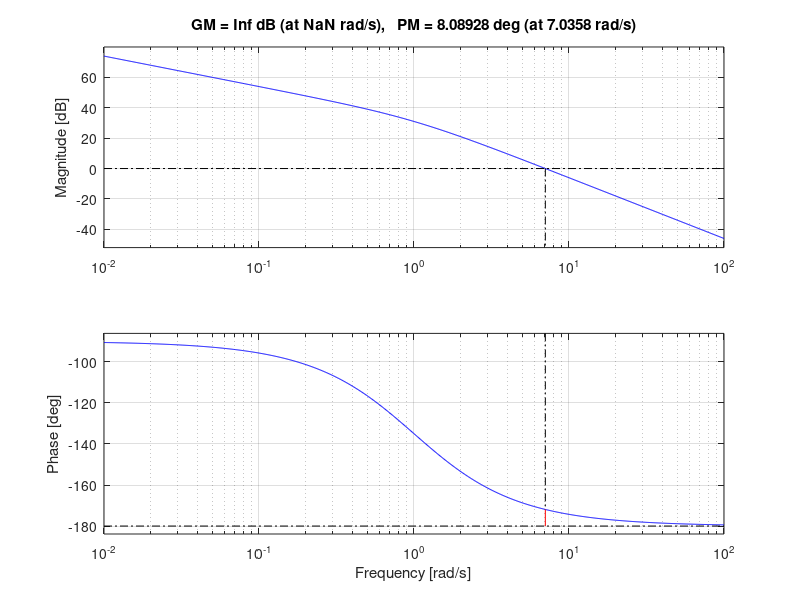
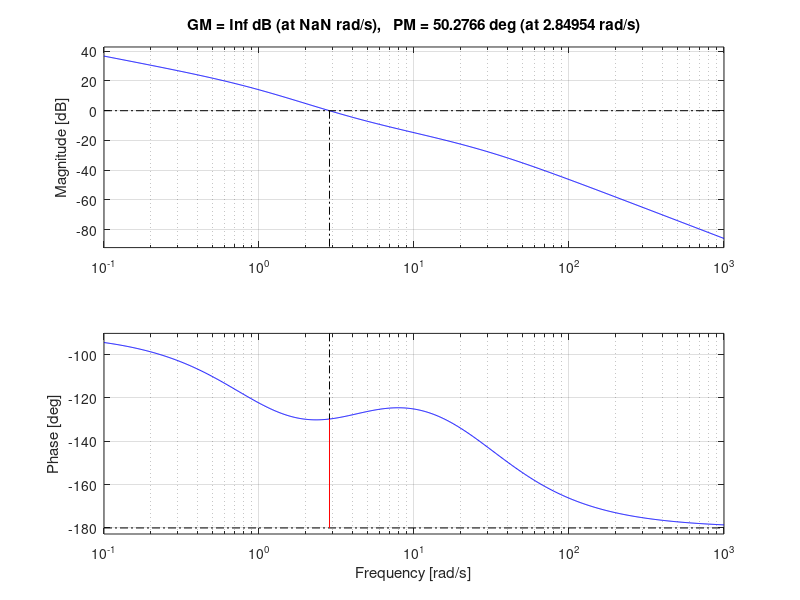
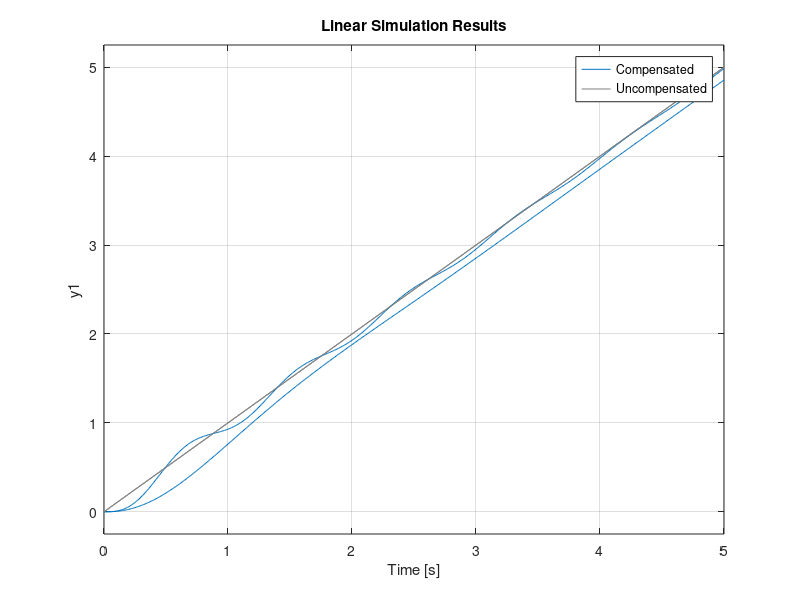
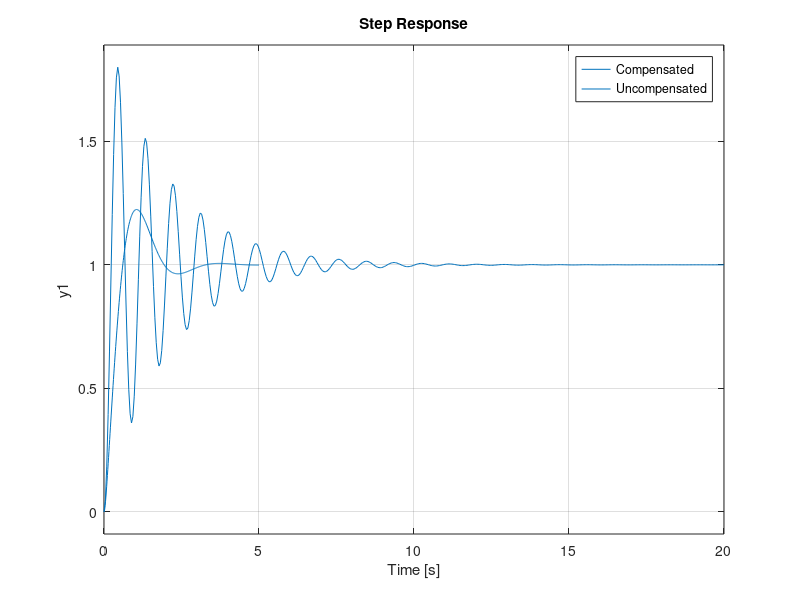

The MATLAB script that drew these images, in order:
clear; clc; close all;
gs=tf([50],[1 1 0])
margin(gs)
figure
gc=tf([1 3.8],[1 27.45])
sys=series(gs,gc)
margin(sys)
t=0:.01:5;
syscl=feedback(sys,1)
%title('Bode of Gc*Gs')
figure
lsim(syscl,t,t)
hold on
lsim(feedback(gs,1),t,t)
legend('Compensated','Uncompensated')
figure
step(syscl)
hold on
step(feedback(gs,1))
legend('Compensated','Uncompensated')